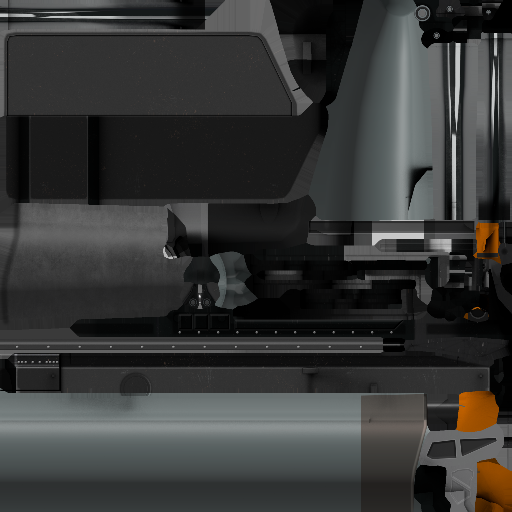
#> input picture src/iq_sim/models/boat/meshes/WamV.png, 512 x 512 px
$ python -i segmentation.py   (imports and definitions only)
#> lines starting #> are read from the running program, lines starting #| are printed output that depends on the picture; after the words box and inside, x2 and y2 are one past the last pixel; in counts of white or black regions, pixels touching at a corner belong together
#> further down, picture is the input picture: shape (512, 512, 3); mean B, G, R 54.6, 55.6, 54.9
import cv2
import numpy as np
from skimage.feature import canny
from skimage.filters import sobel
from scipy import ndimage as ndi
from scipy.ndimage.interpolation import rotate
from skimage.segmentation import watershed


# https://scikit-image.org/docs/dev/user_guide/tutorial_segmentation.html
def get_edges(img: np.ndarray, blur=False) -> np.ndarray:
    """
    Get edges from image using canny edge detector.
    Set "blur" to True if the algorithm is finding too many edges
    """
    img_gray = cv2.cvtColor(img, cv2.COLOR_BGR2GRAY)

    if blur:
        img_gray = cv2.GaussianBlur(img_gray, (5,5), 0)

    edges = canny(img_gray / 255)
    return edges


def get_markers(img_gray: np.ndarray,
        low_thresh = 30, high_thresh = 150) -> np.ndarray:

    if len(img_gray.shape) == 3:
        img_gray = cv2.cvtColor(img_gray, cv2.COLOR_BGR2GRAY)

    markers = np.zeros_like(img_gray)
    markers[img_gray < low_thresh] = 1
    markers[img_gray > high_thresh] = 2
    return markers


def get_segmentation(img: np.ndarray,
        low_thresh = 30, high_thresh = 150,
        return_labels=False) -> np.ndarray:
    """
    Segments objects from image
    """
#> called with low_thresh = 30, high_thresh = 150, return_labels = False

    if len(img.shape) == 3:
        img_gray = cv2.cvtColor(img, cv2.COLOR_BGR2GRAY)
    else:
        img_gray = img

    markers = get_markers(img_gray, low_thresh, high_thresh)
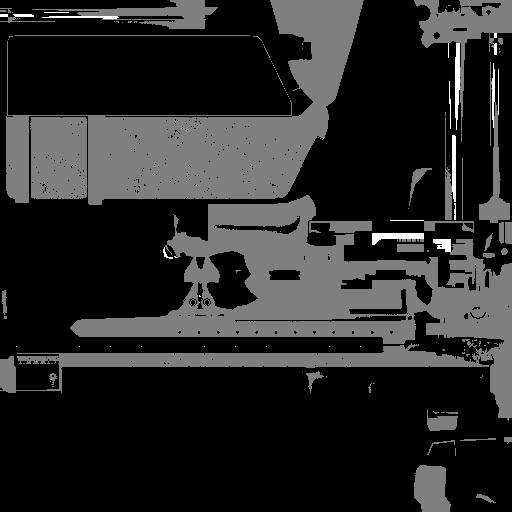
#> markers: shape (512, 512); min 0, max 2, mean 0.319; drawn with min black and max white
    elevation_map = sobel(img_gray)
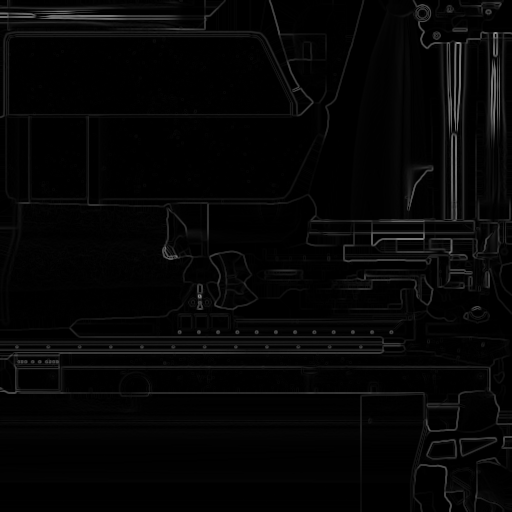
#> elevation_map: shape (512, 512) float64; min 0, max 0.552, mean 0.0229

    segmentation = watershed(elevation_map, markers)
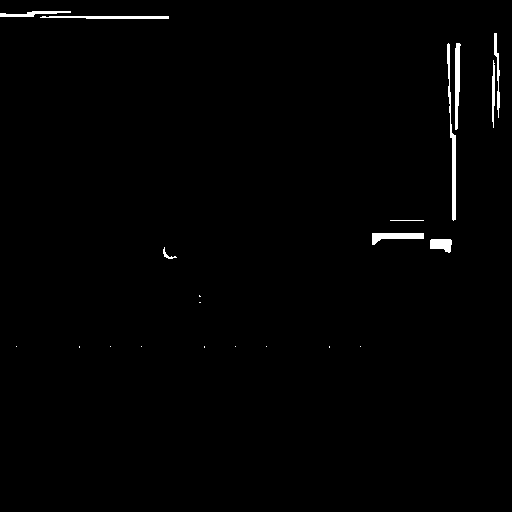
#> segmentation: shape (512, 512); values 1 (black) and 2 (white), 0.95% white; 21 white regions (11 under 20 px), largest, box (x1, y1, x2, y2) and area: (447, 43, 456, 221) 538, (455, 43, 461, 130) 369, (372, 233, 424, 245) 347
    segmentation = ndi.binary_fill_holes(segmentation - 1)

    if return_labels:
        labeled_img, _ = ndi.label(segmentation)
        return segmentation, labeled_img
    else:
        return segmentation


def filter_label(_img: np.ndarray, _img_labels: np.ndarray,
        label: int) -> np.ndarray:
    """
    Retrieves the object which was assigned the given label
    """
    img = _img.copy()
    img_labels = _img_labels.copy()

    img_labels[img_labels != label] = 0
    img_labels[img_labels == label] = 255

    rows_mask = (img_labels != 0).any(axis=1)
    img = img[rows_mask, :]
    img_labels = img_labels[rows_mask, :]

    cols_mask = (img_labels != 0).any(axis=0)
    img = img[:, cols_mask]
    img_labels = img_labels[:, cols_mask]

    # return the mask as alpha channel
    return np.append(img, img_labels[:,:,None], axis=-1).astype(np.uint8)

>>> import cv2
>>> picture = cv2.imread('../iq_sim/models/boat/meshes/WamV.png')
>>> result = get_segmentation(picture)
